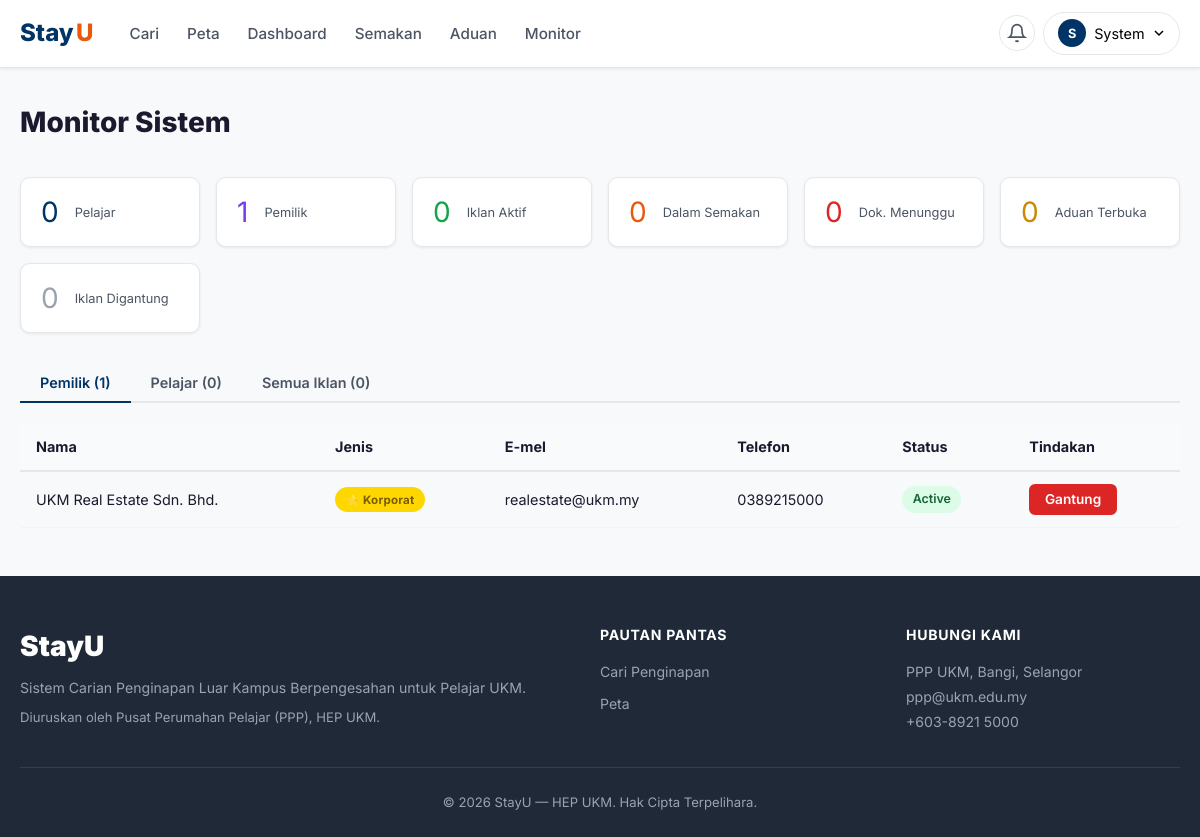
Page /admin/system_monitor (signed in) on the committed database.
### tables this page shows
CREATE TABLE users (
    user_id         INT AUTO_INCREMENT PRIMARY KEY,
    role            ENUM('pelajar','pemilik','admin') NOT NULL,
    owner_type      ENUM('individu','korporat') DEFAULT NULL,
    full_name       VARCHAR(150) NOT NULL,
    matric_number   VARCHAR(20)  DEFAULT NULL UNIQUE,
    ic_number       VARCHAR(20)  DEFAULT NULL UNIQUE,
    email           VARCHAR(150) DEFAULT NULL UNIQUE,
    phone_number    VARCHAR(20)  DEFAULT NULL,
    password_hash   VARCHAR(255) NOT NULL,
    profile_photo   VARCHAR(255) DEFAULT NULL,
    status          ENUM('active','suspended') NOT NULL DEFAULT 'active',
    created_at      TIMESTAMP DEFAULT CURRENT_TIMESTAMP,
    updated_at      TIMESTAMP DEFAULT CURRENT_TIMESTAMP ON UPDATE CURRENT_TIMESTAMP
);

### app/controllers/AdminController.php (called while the page is built, shortened)
<?php
class AdminController {
    private User $userModel;
    private Listing $listingModel;
    private VerificationDocument $docModel;
    private Complaint $complaintModel;
    public function __construct() {
        $this->userModel      = new User();
        $this->listingModel   = new Listing();
        $this->docModel       = new VerificationDocument();
        $this->complaintModel = new Complaint();
    }
    public function system_monitor(?string $param = null): void {
        $stats = [
            'total_students'     => $this->userModel->countByRole('pelajar'),
            'total_owners'       => $this->userModel->countByRole('pemilik'),
            'active_listings'    => $this->listingModel->countByStatus('active'),
            'in_review'          => $this->listingModel->countByStatus('in_review'),
            'pending_docs'       => $this->docModel->countPending(),
            'open_complaints'    => $this->complaintModel->countOpen(),
            'suspended_listings' => $this->listingModel->countByStatus('suspended'),
        ];
        $allOwners   = $this->userModel->getAllOwners();
        $allStudents = $this->userModel->getAllStudents();
        $allListings = $this->listingModel->getAllForAdmin();
        require BASE_PATH . '/app/views/admin/system_monitor.php';
    }
}

### index.php (called while the page is built, shortened)
<?php
require_once BASE_PATH . '/config/db.php';
spl_autoload_register(function (string $class): void {
    $paths = [
        BASE_PATH . '/app/models/' . $class . '.php',
        BASE_PATH . '/app/controllers/' . $class . '.php',
    ];
    foreach ($paths as $path) {
        if (file_exists($path)) {
            return;
        }
    }
});
$url = trim($_GET['url'] ?? '', '/');
$segments = array_filter(explode('/', $url));
$segments = array_values($segments);
$action     = $segments[1] ?? 'index';
$param      = $segments[2] ?? null;
$ctrl = new $controllerClass();
$ctrl->$action($param);

### config/db.php (called while the page is built, shortened)
<?php
function getPDO(): PDO {
    static $pdo = null;
    if ($pdo === null) {
        $dsn = 'mysql:host=' . DB_HOST . ';dbname=' . DB_NAME . ';charset=' . DB_CHARSET;
        $options = [
            PDO::ATTR_ERRMODE            => PDO::ERRMODE_EXCEPTION,
            PDO::ATTR_DEFAULT_FETCH_MODE => PDO::FETCH_ASSOC,
            PDO::ATTR_EMULATE_PREPARES   => false,
        ];
        try {
            $pdo = new PDO($dsn, DB_USER, DB_PASS, $options);
        } catch (PDOException $e) {
            http_response_code(500);
            die(json_encode(['error' => 'Database connection failed.']));
        }
    }
    return $pdo;
}

### app/models/User.php (called while the page is built, shortened)
<?php
class User {
    private PDO $pdo;
    public function __construct() {
        $this->pdo = getPDO();
    }
    public function getAllOwners(): array {
        $stmt = $this->pdo->query("SELECT * FROM users WHERE role = 'pemilik' ORDER BY created_at DESC");
        return $stmt->fetchAll();
    }
    public function getAllStudents(): array {
        $stmt = $this->pdo->query("SELECT * FROM users WHERE role = 'pelajar' ORDER BY created_at DESC");
        return $stmt->fetchAll();
    }
}

### app/models/Listing.php (called while the page is built, shortened)
<?php
class Listing {
    private PDO $pdo;
    public function __construct() {
        $this->pdo = getPDO();
    }
    public function getAllForAdmin(): array {
        $stmt = $this->pdo->query(
            "SELECT l.*, u.full_name AS owner_name, u.user_id AS owner_user_id
             FROM listings l JOIN users u ON l.owner_id = u.user_id
             ORDER BY l.created_at DESC"
        );
        return $stmt->fetchAll();
    }
}

### app/views/admin/system_monitor.php (the view, shortened to what this page needs)
<?php
require BASE_PATH . '/app/views/layouts/header.php';
?>
<?php require BASE_PATH . '/app/views/layouts/navbar.php'; ?>
<main class="dashboard-page">
<div class="container">
    <div class="page-header"><h1>Monitor Sistem</h1></div>
    <div class="stats-grid stats-grid--wide">
        <?php foreach ([
            ['Pelajar',         $stats['total_students'],    'stat-blue'],
            ['Pemilik',         $stats['total_owners'],      'stat-purple'],
            ['Iklan Aktif',     $stats['active_listings'],   'stat-green'],
            ['Dalam Semakan',   $stats['in_review'],         'stat-orange'],
            ['Dok. Menunggu',   $stats['pending_docs'],      'stat-red'],
            ['Aduan Terbuka',   $stats['open_complaints'],   'stat-yellow'],
            ['Iklan Digantung', $stats['suspended_listings'],'stat-gray'],
        ] as [$label, $val, $cls]): ?>
        <div class="stat-card">
            <div class="stat-icon <?= $cls ?>"><?= $val ?></div>
            <div class="stat-label"><?= $label ?></div>
        </div>
        <?php endforeach; ?>
    </div>
    <div class="tab-panel" id="monitorTabs">
        <div class="tabs">
            <button class="tab active" data-panel="owners-panel">
                Pemilik (<?= count($allOwners) ?>)
            </button>
            <button class="tab" data-panel="students-panel">
                Pelajar (<?= count($allStudents) ?>)
            </button>
            <button class="tab" data-panel="listings-panel">
                Semua Iklan (<?= count($allListings) ?>)
            </button>
        </div>
        <div id="owners-panel" class="tab-content">
            <div class="table-responsive">
            <table class="data-table">
                <thead>
                    <tr><th>Nama</th><th>Jenis</th><th>E-mel</th><th>Telefon</th><th>Status</th><th>Tindakan</th></tr>
                </thead>
                <tbody>
                <?php foreach ($allOwners as $o): ?>
                <tr>
                    <td><?= htmlspecialchars($o['full_name']) ?></td>
                    <td>
                        <?php if ($o['owner_type'] === 'korporat'): ?>
                        <span class="badge badge-corporate" style="font-size:.72rem">&#11088; Korporat</span>
                        <?php else: ?>
                        <span class="badge badge-individu">Individu</span>
                        <?php endif; ?>
                    </td>
                    <td><?= htmlspecialchars($o['email'] ?? '—') ?></td>
                    <td><?= htmlspecialchars($o['phone_number'] ?? '—') ?></td>
                    <td><span class="badge badge-<?= $o['status'] ?>"><?= ucfirst($o['status']) ?></span></td>
                    <td>
                        <form method="POST"
                              action="<?= BASE_URL ?>/admin/suspend_user/<?= $o['user_id'] ?>"
                              style="display:inline">
                            <?php if ($o['status'] === 'active'): ?>
                            <button class="btn btn-sm btn-red"
                                    onclick="return confirm('Gantung akaun <?= htmlspecialchars(addslashes($o['full_name'])) ?>?')">
                                Gantung
                            </button>
                            <?php endif; ?>
                        </form>
                    </td>
                </tr>
                <?php endforeach; ?>
                </tbody>
            </table>
            </div>
        </div>
    </div>
</div>
</main>
<?php require BASE_PATH . '/app/views/layouts/footer.php'; ?>

### public/css/style.css (style rules this page uses)
*, *::before, *::after { box-sizing: border-box; margin: 0; padding: 0; }
html { font-size: 16px; scroll-behavior: smooth; }
body { font-family: 'Inter', -apple-system, BlinkMacSystemFont, sans-serif; background: #f8f9fb; color: #1a1a2e; line-height: 1.6; min-height: 100vh; display: flex; flex-direction: column; }
button { cursor: pointer; font-family: inherit; }
input, select, textarea, button { font-family: inherit; font-size: 1rem; }
:root { --primary: #003366; --primary-dk: #002244; --green: #16a34a; --red: #dc2626; --orange: #ea580c; --yellow: #ca8a04; --purple: #7c3aed; --gray-50: #f9fafb; --gray-100: #f3f4f6; --gray-200: #e5e7eb; --gray-400: #9ca3af; --gray-600: #4b5563; --gray-800: #1f2937; --shadow-sm: 0 1px 3px rgba(0,0,0,.08); --shadow: 0 4px 12px rgba(0,0,0,.1); --radius: 10px; --radius-sm: 6px; }
.container { max-width: 1200px; margin: 0 auto; padding: 0 1.25rem; }
main { flex: 1; padding: 2rem 0 3rem; }
.btn { display: inline-flex; align-items: center; gap: .4rem; padding: .55rem 1.2rem; border-radius: var(--radius-sm); font-weight: 600; font-size: .95rem; border: 2px solid transparent; cursor: pointer; transition: all .15s; white-space: nowrap; text-decoration: none; }
.btn-red { background: var(--red); color: #fff; border-color: var(--red); }
.btn-sm { padding: .35rem .85rem; font-size: .85rem; }
.badge { display: inline-block; padding: .2rem .65rem; border-radius: 999px; font-size: .78rem; font-weight: 600; }
.badge-active { background: #dcfce7; color: #166534; }
.badge-corporate { background: #FFD700; color: #7a5c00; font-size: .78rem; font-weight: 700; padding: .2rem .65rem; border-radius: 999px; letter-spacing: .02em; vertical-align: middle; }
.page-header { margin-bottom: 2rem; }
.page-header h1 { font-size: 1.75rem; font-weight: 800; }
.stats-grid { display: grid; grid-template-columns: repeat(auto-fill, minmax(180px, 1fr)); gap: 1rem; margin-bottom: 2rem; }
.stats-grid--wide { grid-template-columns: repeat(auto-fill, minmax(160px, 1fr)); }
.stat-card { background: #fff; border-radius: var(--radius); border: 1px solid var(--gray-200); padding: 1.25rem; display: flex; align-items: center; gap: 1rem; box-shadow: var(--shadow-sm); }
.stat-icon { font-size: 1.75rem; line-height: 1; }
.stat-label { font-size: .8rem; color: var(--gray-600); margin-top: .2rem; }
.stat-blue { color: var(--primary); }
.stat-green { color: var(--green); }
.stat-orange { color: var(--orange); }
.stat-purple { color: var(--purple); }
.stat-red { color: var(--red); }
.stat-yellow { color: var(--yellow); }
.stat-gray { color: var(--gray-400); }
.table-responsive { overflow-x: auto; }
.data-table { width: 100%; border-collapse: collapse; font-size: .9rem; }
.data-table th { background: var(--gray-50); font-weight: 700; padding: .75rem 1rem; text-align: left; border-bottom: 2px solid var(--gray-200); white-space: nowrap; }
.data-table td { padding: .75rem 1rem; border-bottom: 1px solid var(--gray-100); }
.tabs { display: flex; gap: 0; border-bottom: 2px solid var(--gray-200); margin-bottom: 1.25rem; }
.tab { padding: .6rem 1.25rem; background: none; border: none; border-bottom: 2px solid transparent; margin-bottom: -2px; font-weight: 600; font-size: .9rem; color: var(--gray-600); cursor: pointer; }
.tab.active { border-color: var(--primary); color: var(--primary); }

### rows in the picture
users: full_name "UKM Real Estate Sdn. Bhd.", owner_type "⭐ Korporat", email "realestate@ukm.my", phone_number "0389215000", status "Active"

### other values in the picture
substr($currentUser['full_name'], 0, 1) "S"
explode(' ', $currentUser['full_name'])[0] "System"
$val "0"
$label "Pelajar"
$val "1"
$label "Pemilik"
$label "Iklan Aktif"
$label "Dalam Semakan"
$label "Dok. Menunggu"
$label "Aduan Terbuka"
$label "Iklan Digantung"
count($allOwners) "1"
count($allStudents) "0"
count($allListings) "0"
